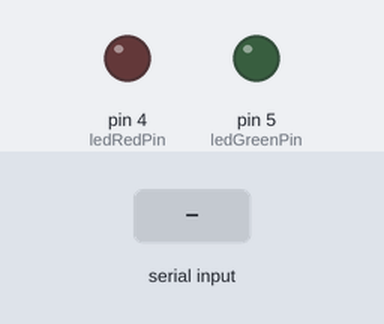
The sketch below on a simulated Arduino Uno, built with avr-gcc and run on an emulated ATmega328P. Shown: output pins drawn as LEDs (lit = HIGH). The test bench sets the inputs (shaded band). What the sketch prints to the serial monitor is not drawn.

Above: at 1.2 s.
1.3 s: "a" received over Serial
At 2.6 s:
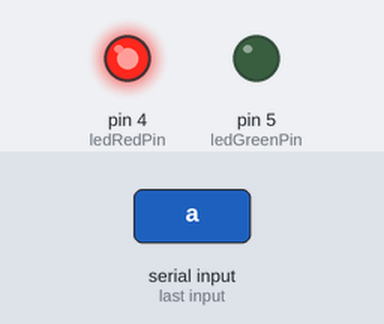
At 4.0 s:
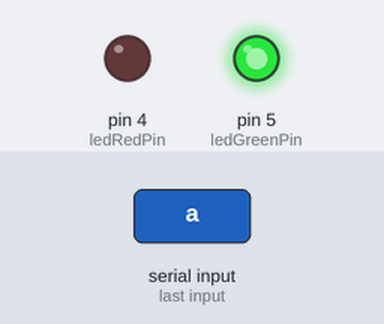
4.3 s: "b" received over Serial
At 6.09 s:
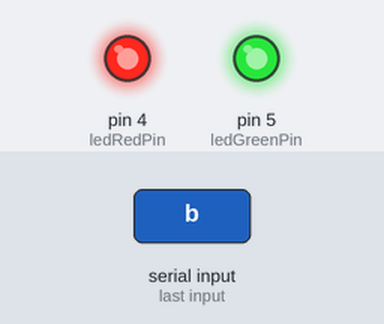
7.3 s: "c" received over Serial
Timing chart, 0 to 11.2 s (numbered marks = the images above; inputs shaded):
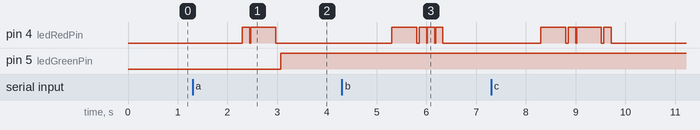

The sketch:

morse.ino
```cpp
#include <stdio.h> // For printf, scanf
#include <string.h> // For strcpy
#include <ctype.h> // tolower

// Arduino: Upload Alt + Cmd + U or Alt + Ctrl + U
// Arduino: Verify Alt + Cmd + R or Alt + Ctrl + R

const int ledRedPin = 4;
const int ledGreenPin = 5;
char incomingBytes[50];

void setup() {
  Serial.begin(9600);

  pinMode(ledRedPin, OUTPUT);
  pinMode(ledGreenPin, OUTPUT);
}

// morse -> gets a string from serial and encodes every charachter as morse

void pinBeep(int pin, int isOn)
{
  digitalWrite(pin, isOn);
}

void pause(int millisec)
{
    Serial.println("pause ");
    Serial.print(millisec);
    delay(millisec);
}

void beepSomeTime(int pin, int millisec)
{
    pinBeep(pin, 1);
    pause(millisec);
    pinBeep(pin, 0);
    pause(millisec/10);
}

void beepShort(int pin)
{
    beepSomeTime(pin, 150);
    Serial.println("short beep");
}

void beepLong(int pin)
{
    beepSomeTime(pin, 500);
    Serial.println("long beep");
}

void encodeChar(char charToEncode, char res[6])
{
    switch(tolower(charToEncode))
    {
        case 'a':
            strlcpy(res, "01", sizeof("99999"));
        break;

        case 'b':
            strlcpy(res, "1000", sizeof("99999"));
        break;

        case 'c':
            strlcpy(res, "1010", sizeof("99999"));
        break;

        case 'd':
            strlcpy(res, "100", sizeof("99999"));
        break;

        case 'e':
            strlcpy(res, "0", sizeof("99999"));
        break;

        case 'f':
            strlcpy(res, "0010", sizeof("99999"));
        break;

        case 'g':
            strlcpy(res, "110", sizeof("99999"));
        break;

        case 'h':
            strlcpy(res, "0000", sizeof("99999"));
        break;

        case 'i':
            strlcpy(res, "00", sizeof("99999"));
        break;

        case 'j':
            strlcpy(res, "0111", sizeof("99999"));
        break;

        case 'k':
            strlcpy(res, "101", sizeof("99999"));
        break;

        case 'l':
            strlcpy(res, "0100", sizeof("99999"));
        break;

        case 'm':
            strlcpy(res, "11", sizeof("99999"));
        break;

        case 'n':
            strlcpy(res, "10", sizeof("99999"));
        break;

        case 'o':
            strlcpy(res, "111", sizeof("99999"));
        break;

        case 'p':
            strlcpy(res, "0110", sizeof("99999"));
        break;

        case 'q':
            strlcpy(res, "1101", sizeof("99999"));
        break;

        case 'r':
            strlcpy(res, "010", sizeof("99999"));
        break;

        case 's':
            strlcpy(res, "000", sizeof("99999"));
        break;

        case 't':
            strlcpy(res, "1", sizeof("99999"));
        break;

        case 'u':
            strlcpy(res, "001", sizeof("99999"));
        break;

        case 'v':
            strlcpy(res, "0001", sizeof("99999"));
        break;

        case 'w':
            strlcpy(res, "011", sizeof("99999"));
        break;

        case 'x':
            strlcpy(res, "1001", sizeof("99999"));
        break;

        case 'y':
            strlcpy(res, "1011", sizeof("99999"));
        break;

        case 'z':
            strlcpy(res, "1100", sizeof("99999"));
        break;

        case '1':
            strlcpy(res, "01111", sizeof("99999"));
        break;

        case '2':
            strlcpy(res, "00111", sizeof("99999"));
        break;

        case '3':
            strlcpy(res, "00011", sizeof("99999"));
        break;

        case '4':
            strlcpy(res, "00001", sizeof("99999"));
        break;

        case '5':
            strlcpy(res, "00000", sizeof("99999"));
        break;

        case '6':
            strlcpy(res, "10000", sizeof("99999"));
        break;

        case '7':
            strlcpy(res, "11000", sizeof("99999"));
        break;

        case '8':
            strlcpy(res, "11100", sizeof("99999"));
        break;

        case '9':
            strlcpy(res, "11111", sizeof("99999"));
        break;

        default:
            strlcpy(res, "2", sizeof("99999"));
        break;
    }
}

void encodeMessage(char message[], char result[][6])
{
    for(int i = 0; i < strlen(message); i++)
    {
        char encoded[6] = "99999";
        encodeChar(message[i], encoded);
        strlcpy(result[i], encoded, sizeof("99999"));
    }
}

void displayEncodedChar(int pin, char message[])
{
    for(int i = 0; i < strlen(message); i++)
    {
        Serial.println(message[i]);
        if(message[i] == '0')
        {
            beepShort(pin);
        }
        else if(message[i] == '1')
        {
            beepLong(pin);
        }
        else
        {
            pause(1000);
        }
    }

    pause(50);
}

void displayEncodedMessage(int pin, char message[][6], int messageLength)
{
    for(int i = 0; i < messageLength; i++)
    {
        displayEncodedChar(pin, message[i]);
    }
}

void loop() {
  if (Serial.available() > 0) {
    strlcpy(incomingBytes, Serial.readString().c_str(), sizeof(incomingBytes));
    Serial.println("read:");
    Serial.println(incomingBytes);

    /*char message[] = "Quick"; //"Quick fox jumps over the lasy dog";
    Serial.println(message); */

    int messageLength = strlen(incomingBytes);
    char result[messageLength + 1][6];
    //int pin = 13;

    encodeMessage(incomingBytes, result);

    displayEncodedMessage(ledRedPin, result, messageLength);
    digitalWrite(ledGreenPin, 1);
    // pause(4000);
  }
}
```

Measured:
- after the input at 1.3 s, pin 4 (ledRedPin): LOW → HIGH after 1.0 s, → LOW 0.15 s later, → HIGH 0.02 s later, → LOW 0.50 s later; pin 5 (ledGreenPin): LOW → HIGH after 1.8 s
- after the input at 4.3 s, pin 4 (ledRedPin): LOW → HIGH after 1.0 s, then moves between LOW and HIGH, repeating every 0.17 s
